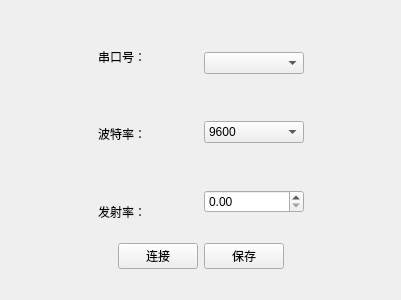
<?xml version="1.0" encoding="UTF-8"?>
<ui version="4.0">
 <class>portConnect</class>
 <widget class="QWidget" name="portConnect">
  <property name="geometry">
   <rect>
    <x>0</x>
    <y>0</y>
    <width>401</width>
    <height>300</height>
   </rect>
  </property>
  <property name="windowTitle">
   <string>Form</string>
  </property>
  <layout class="QGridLayout" name="gridLayout">
   <item row="0" column="1">
    <spacer name="horizontalSpacer_6">
     <property name="orientation">
      <enum>Qt::Horizontal</enum>
     </property>
     <property name="sizeHint" stdset="0">
      <size>
       <width>245</width>
       <height>20</height>
      </size>
     </property>
    </spacer>
   </item>
   <item row="1" column="1">
    <layout class="QVBoxLayout" name="verticalLayout_3">
     <item>
      <layout class="QHBoxLayout" name="horizontalLayout_2">
       <item>
        <spacer name="verticalSpacer">
         <property name="orientation">
          <enum>Qt::Vertical</enum>
         </property>
         <property name="sizeHint" stdset="0">
          <size>
           <width>20</width>
           <height>40</height>
          </size>
         </property>
        </spacer>
       </item>
       <item>
        <layout class="QHBoxLayout" name="horizontalLayout">
         <item>
          <layout class="QVBoxLayout" name="verticalLayout_2">
           <item>
            <widget class="QLabel" name="label">
             <property name="text">
              <string>串口号：</string>
             </property>
            </widget>
           </item>
           <item>
            <spacer name="horizontalSpacer">
             <property name="orientation">
              <enum>Qt::Horizontal</enum>
             </property>
             <property name="sizeHint" stdset="0">
              <size>
               <width>40</width>
               <height>20</height>
              </size>
             </property>
            </spacer>
           </item>
           <item>
            <widget class="QLabel" name="label_2">
             <property name="text">
              <string>波特率：</string>
             </property>
            </widget>
           </item>
           <item>
            <spacer name="horizontalSpacer_3">
             <property name="orientation">
              <enum>Qt::Horizontal</enum>
             </property>
             <property name="sizeHint" stdset="0">
              <size>
               <width>40</width>
               <height>20</height>
              </size>
             </property>
            </spacer>
           </item>
           <item>
            <widget class="QLabel" name="label_3">
             <property name="text">
              <string>发射率：</string>
             </property>
            </widget>
           </item>
          </layout>
         </item>
         <item>
          <layout class="QVBoxLayout" name="verticalLayout">
           <item>
            <widget class="QComboBox" name="comPortName"/>
           </item>
           <item>
            <spacer name="horizontalSpacer_2">
             <property name="orientation">
              <enum>Qt::Horizontal</enum>
             </property>
             <property name="sizeHint" stdset="0">
              <size>
               <width>40</width>
               <height>20</height>
              </size>
             </property>
            </spacer>
           </item>
           <item>
            <widget class="QComboBox" name="baundrate">
             <item>
              <property name="text">
               <string>9600</string>
              </property>
             </item>
            </widget>
           </item>
           <item>
            <spacer name="horizontalSpacer_4">
             <property name="orientation">
              <enum>Qt::Horizontal</enum>
             </property>
             <property name="sizeHint" stdset="0">
              <size>
               <width>40</width>
               <height>20</height>
              </size>
             </property>
            </spacer>
           </item>
           <item>
            <widget class="QDoubleSpinBox" name="emissrate">
             <property name="maximum">
              <double>9999.000000000000000</double>
             </property>
            </widget>
           </item>
          </layout>
         </item>
        </layout>
       </item>
       <item>
        <spacer name="verticalSpacer_2">
         <property name="orientation">
          <enum>Qt::Vertical</enum>
         </property>
         <property name="sizeHint" stdset="0">
          <size>
           <width>20</width>
           <height>40</height>
          </size>
         </property>
        </spacer>
       </item>
      </layout>
     </item>
     <item>
      <layout class="QHBoxLayout" name="horizontalLayout_3">
       <item>
        <spacer name="horizontalSpacer_7">
         <property name="orientation">
          <enum>Qt::Horizontal</enum>
         </property>
         <property name="sizeHint" stdset="0">
          <size>
           <width>40</width>
           <height>20</height>
          </size>
         </property>
        </spacer>
       </item>
       <item>
        <widget class="QPushButton" name="connect">
         <property name="text">
          <string>连接</string>
         </property>
        </widget>
       </item>
       <item>
        <widget class="QPushButton" name="save">
         <property name="text">
          <string>保存</string>
         </property>
        </widget>
       </item>
       <item>
        <spacer name="horizontalSpacer_8">
         <property name="orientation">
          <enum>Qt::Horizontal</enum>
         </property>
         <property name="sizeHint" stdset="0">
          <size>
           <width>40</width>
           <height>20</height>
          </size>
         </property>
        </spacer>
       </item>
      </layout>
     </item>
    </layout>
   </item>
   <item row="1" column="0">
    <spacer name="horizontalSpacer_9">
     <property name="orientation">
      <enum>Qt::Horizontal</enum>
     </property>
     <property name="sizeHint" stdset="0">
      <size>
       <width>51</width>
       <height>20</height>
      </size>
     </property>
    </spacer>
   </item>
   <item row="1" column="2">
    <spacer name="horizontalSpacer_10">
     <property name="orientation">
      <enum>Qt::Horizontal</enum>
     </property>
     <property name="sizeHint" stdset="0">
      <size>
       <width>51</width>
       <height>20</height>
      </size>
     </property>
    </spacer>
   </item>
   <item row="2" column="1">
    <spacer name="horizontalSpacer_5">
     <property name="orientation">
      <enum>Qt::Horizontal</enum>
     </property>
     <property name="sizeHint" stdset="0">
      <size>
       <width>245</width>
       <height>20</height>
      </size>
     </property>
    </spacer>
   </item>
  </layout>
 </widget>
 <resources/>
 <connections/>
</ui>
